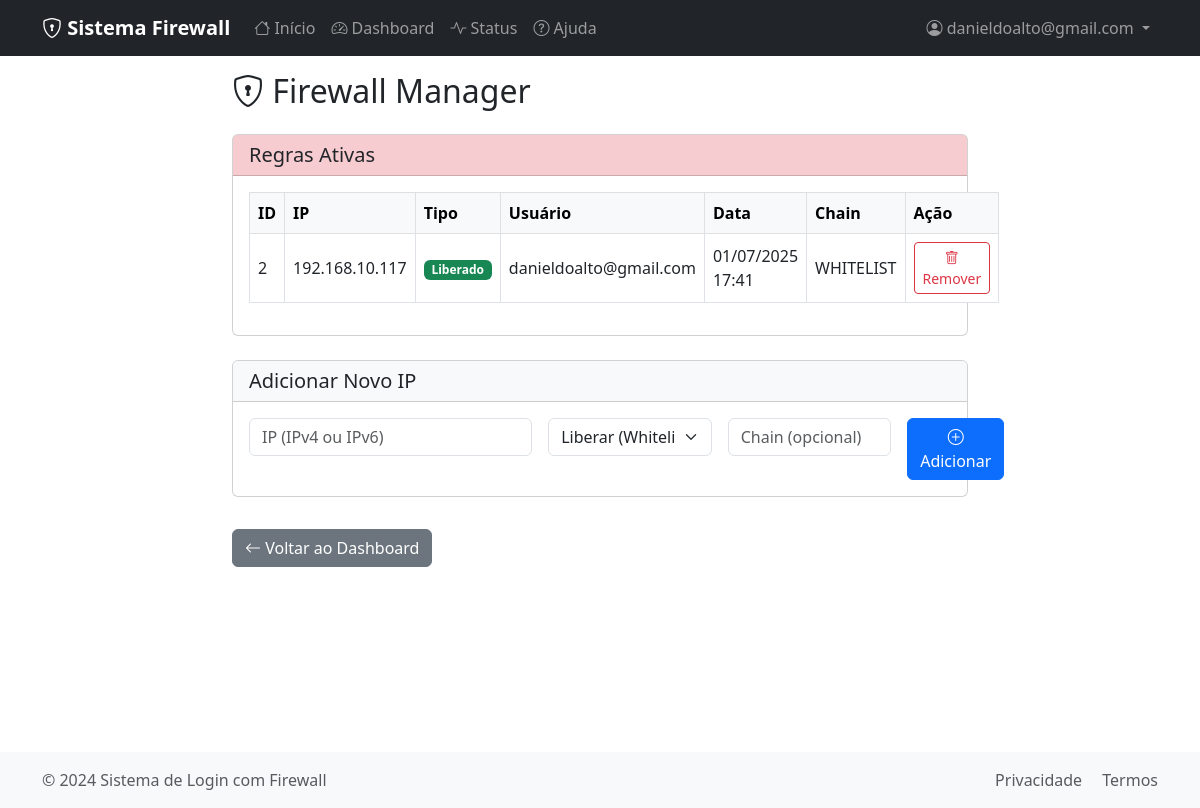
Page /firewall_manager (signed in) on the committed database.
### app/models.py (models this page shows, shortened)
class User(db.Model):
    __tablename__ = 'users'
    id = db.Column(db.Integer, primary_key=True)
    email = db.Column(db.String(120), unique=True, nullable=False, index=True)
    password_hash = db.Column(db.String(255), nullable=False)
    full_name = db.Column(db.String(100), nullable=True)
    role = db.Column(db.String(20), default='user', nullable=False)  # 'admin' ou 'user'
    confirmed = db.Column(db.Boolean, default=False, nullable=False)
    confirmation_token = db.Column(db.String(255), unique=True)
    confirmation_sent_at = db.Column(db.DateTime)
    created_at = db.Column(db.DateTime, default=datetime.utcnow)
    last_login = db.Column(db.DateTime)
    is_active = db.Column(db.Boolean, default=True, nullable=False)
    failed_login_attempts = db.Column(db.Integer, default=0)
    locked_until = db.Column(db.DateTime)
    status = db.Column(db.String(20), default='pending', nullable=False)  # pending, approved, rejected, inactive, blocked
    sessions = db.relationship('UserSession', backref='user', lazy='dynamic', cascade='all, delete-orphan')
    def is_admin(self):
        return self.role == 'admin' or self.role == 'administrator'

class FirewallRule(db.Model):
    __tablename__ = 'firewall_rules'
    id = db.Column(db.Integer, primary_key=True)
    ip_address = db.Column(db.String(45), nullable=False, index=True)
    user_id = db.Column(db.Integer, db.ForeignKey('users.id'), nullable=False)
    session_id = db.Column(db.Integer, db.ForeignKey('user_sessions.id'), nullable=False)
    created_at = db.Column(db.DateTime, default=datetime.utcnow)
    removed_at = db.Column(db.DateTime)
    is_active = db.Column(db.Boolean, default=True, nullable=False)
    iptables_rule_added = db.Column(db.Boolean, default=False)
    tipo = db.Column(db.String(20), default='whitelist', nullable=False)  # whitelist ou blacklist
    chain = db.Column(db.String(50), default='WHITELIST', nullable=False)
    user = db.relationship('User', backref='firewall_rules')
    session = db.relationship('UserSession', backref='firewall_rule', uselist=False)

### app/routes/main.py (the view, shortened to what this page needs)
@bp.route('/firewall_manager', methods=['GET', 'POST'])
def firewall_manager():
    if 'user_id' not in session:
        flash('Você precisa fazer login para acessar esta página.', 'warning')
        return redirect(url_for('auth.login'))
    user = User.query.get(session['user_id'])
    if not user or not user.is_admin():
        flash('Acesso restrito ao administrador.', 'danger')
        return redirect(url_for('main.dashboard'))
    firewall_manager = current_app.firewall_manager
    regras = FirewallRule.query.filter_by(is_active=True).order_by(FirewallRule.created_at.desc()).all()
    return render_template('firewall_manager.html', user=user, regras=regras)

### app/models.py (called while the page is built)
    @classmethod
    def log(cls, level, message, module, user_id=None, ip_address=None):
        log_entry = cls(
            level=level,
            message=message,
            module=module,
            user_id=user_id,
            ip_address=ip_address
        )
        db.session.add(log_entry)
        db.session.commit()
        return log_entry

### app/routes/main.py (called while the page is built, shortened)
@bp.before_app_request
def before_request():
    if request.endpoint and not request.endpoint.startswith('static'):
        SystemLog.log(
            level='DEBUG',
            message=f'Requisição: {request.method} {request.path}',
            module='request',
            user_id=session.get('user_id'),
            ip_address=request.remote_addr
        )

### templates/firewall_manager.html (shortened to what this page needs)
{% extends "base.html" %}
{% block content %}
<div class="row justify-content-center">
    <div class="col-12 col-md-10 col-lg-8">
        <h2 class="mb-4"><i class="bi bi-shield-lock"></i> Firewall Manager</h2>
        <div class="card mb-4">
            <div class="card-header bg-danger bg-opacity-25">
                <h5 class="mb-0">Regras Ativas</h5>
            </div>
            <div class="card-body">
                {% if regras %}
                <table class="table table-bordered table-hover align-middle">
                    <thead class="table-light">
                        <tr>
                            <th>ID</th>
                            <th>IP</th>
                            <th>Tipo</th>
                            <th>Usuário</th>
                            <th>Data</th>
                            <th>Chain</th>
                            <th>Ação</th>
                        </tr>
                    </thead>
                    <tbody>
                        {% for regra in regras %}
                        <tr>
                            <td>{{ regra.id }}</td>
                            <td>{{ regra.ip_address }}</td>
                            <td>
                                {% if regra.tipo == 'whitelist' %}
                                    <span class="badge bg-success">Liberado</span>
                                {% else %}
                                    <span class="badge bg-danger">Bloqueado</span>
                                {% endif %}
                            </td>
                            <td>{{ regra.user.email }}</td>
                            <td>{{ regra.created_at.strftime('%d/%m/%Y %H:%M') }}</td>
                            <td>{{ regra.chain }}</td>
                            <td>
                                <form method="post" style="display:inline;">
                                    <button type="submit" class="btn btn-sm btn-outline-danger" onclick="return confirm('Remover IP {{ regra.ip_address }}?')">
                                        <i class="bi bi-trash"></i> Remover
                                    </button>
                                </form>
                            </td>
                        </tr>
                        {% endfor %}
                    </tbody>
                </table>
                {% else %}
                <p class="text-muted">Nenhuma regra ativa encontrada.</p>
                {% endif %}
            </div>
        </div>
        <div class="card mb-4">
            <div class="card-header bg-light">
                <h5 class="mb-0">Adicionar Novo IP</h5>
            </div>
            <div class="card-body">
                <form method="post" class="row g-3">
                    <div class="col-md-5">
                        <input type="text" name="ip" class="form-control" placeholder="IP (IPv4 ou IPv6)" required>
                    </div>
                    <div class="col-md-3">
                        <select name="tipo" class="form-select" required>
                            <option value="whitelist">Liberar (Whitelist)</option>
                        </select>
                    </div>
                    <div class="col-md-3">
                        <input type="text" name="chain" class="form-control" placeholder="Chain (opcional)">
                    </div>
                    <div class="col-md-1 d-grid">
                        <button type="submit" class="btn btn-primary">
                            <i class="bi bi-plus-circle"></i> Adicionar
                        </button>
                    </div>
                </form>
            </div>
        </div>
        <a href="{{ url_for('main.dashboard') }}" class="btn btn-secondary mt-2">
            <i class="bi bi-arrow-left"></i> Voltar ao Dashboard
        </a>
    </div>
</div>
{% endblock %}

### templates/base.html (shortened to what this page needs)
<!DOCTYPE html>
<html lang="pt-BR">
<head>
    <link href="https://cdn.jsdelivr.net/npm/bootstrap@5.3.0/dist/css/bootstrap.min.css" rel="stylesheet">
    <link href="https://cdn.jsdelivr.net/npm/bootstrap-icons@1.10.0/font/bootstrap-icons.css" rel="stylesheet">
</head>
<body class="d-flex flex-column min-vh-100">
    <nav class="navbar navbar-expand-lg navbar-dark bg-dark">
        <div class="container">
            <a class="navbar-brand" href="{{ url_for('main.index') }}">
                <i class="bi bi-shield-lock"></i> Sistema Firewall
            </a>
            <div class="collapse navbar-collapse" id="navbarNav">
                <ul class="navbar-nav me-auto">
                    <li class="nav-item">
                        <a class="nav-link" href="{{ url_for('main.index') }}">
                            <i class="bi bi-house"></i> Início
                        </a>
                    </li>
                    {% if session.user_id %}
                    <li class="nav-item">
                        <a class="nav-link" href="{{ url_for('main.dashboard') }}">
                            <i class="bi bi-speedometer2"></i> Dashboard
                        </a>
                    </li>
                    {% endif %}
                    <li class="nav-item">
                        <a class="nav-link" href="{{ url_for('main.status') }}">
                            <i class="bi bi-activity"></i> Status
                        </a>
                    </li>
                    <li class="nav-item">
                        <a class="nav-link" href="{{ url_for('main.help') }}">
                            <i class="bi bi-question-circle"></i> Ajuda
                        </a>
                    </li>
                </ul>
                <ul class="navbar-nav">
                    {% if session.user_id %}
                    <li class="nav-item dropdown">
                        <a class="nav-link dropdown-toggle" href="#" role="button" data-bs-toggle="dropdown">
                            <i class="bi bi-person-circle"></i> {{ session.user_email }}
                        </a>
                    </li>
                    {% endif %}
                </ul>
            </div>
        </div>
    </nav>
    <main class="container main-container">
        {% block content %}{% endblock %}
    </main>
    <footer class="footer mt-auto py-3">
        <div class="container">
            <div class="row">
                <div class="col-md-6">
                    <span class="text-muted">&copy; 2024 Sistema de Login com Firewall</span>
                </div>
                <div class="col-md-6 text-end">
                    <a href="{{ url_for('main.privacy') }}" class="text-muted text-decoration-none me-3">Privacidade</a>
                    <a href="{{ url_for('main.terms') }}" class="text-muted text-decoration-none">Termos</a>
                </div>
            </div>
        </div>
    </footer>
</body>
</html>

### templates/base.html (style rules this page uses)
.navbar-brand { font-weight: bold; }
.footer { background-color: #f8f9fa; margin-top: auto; }
.main-container { min-height: calc(100vh - 120px); }

### rows in the picture
User: user_email "danieldoalto@gmail.com"
FirewallRule: id "2", ip_address "192.168.10.117", tipo "Liberado", user.email "danieldoalto@gmail.com", created_at "01/07/2025 17:41", chain "WHITELIST"
